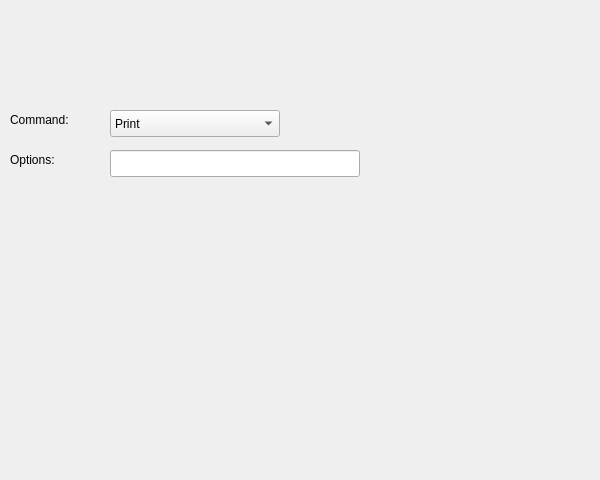
<ui version="4.0">
  <author></author>
  <comment></comment>
  <exportmacro></exportmacro>
  <class>QFitOutputActionWidget</class>
  <widget class="QWidget">
    <property name="geometry" >
      <rect>
        <x>0</x>
        <y>0</y>
        <width>600</width>
        <height>480</height>
      </rect>
    </property>
    <property name="windowTitle" >
      <string>QFitOutputActionWidget</string>
    </property>
    <widget class="QLabel" name="TextLabel2" >
      <property name="geometry" >
        <rect>
          <x>10</x>
          <y>110</y>
          <width>85</width>
          <height>20</height>
        </rect>
      </property>
      <property name="text" >
        <string>Command:</string>
      </property>
      <property name="wordWrap" >
        <bool>false</bool>
      </property>
    </widget>
    <widget class="QLabel" name="TextLabel3" >
      <property name="geometry" >
        <rect>
          <x>10</x>
          <y>150</y>
          <width>85</width>
          <height>20</height>
        </rect>
      </property>
      <property name="text" >
        <string>Options:</string>
      </property>
      <property name="wordWrap" >
        <bool>false</bool>
      </property>
    </widget>
    <widget class="QGo4LineEdit" name="OptionsEdit" >
      <property name="geometry" >
        <rect>
          <x>110</x>
          <y>150</y>
          <width>250</width>
          <height>27</height>
        </rect>
      </property>
    </widget>
    <widget class="QComboBox" name="CommandCombo" >
      <property name="geometry" >
        <rect>
          <x>110</x>
          <y>110</y>
          <width>170</width>
          <height>27</height>
        </rect>
      </property>
      <item>
        <property name="text" >
          <string>Print</string>
        </property>
      </item>
      <item>
        <property name="text" >
          <string>Print("Pars")</string>
        </property>
      </item>
      <item>
        <property name="text" >
          <string>Print("Ampls")</string>
        </property>
      </item>
      <item>
        <property name="text" >
          <string>Print("Results")</string>
        </property>
      </item>
      <item>
        <property name="text" >
          <string>Draw</string>
        </property>
      </item>
    </widget>
  </widget>
  <layoutdefault spacing="6" margin="11" />
  <customwidgets>
    <customwidget>
      <class>QGo4LineEdit</class>
      <extends>QLineEdit</extends>
      <header>QGo4LineEdit.h</header>
      <container>0</container>
    </customwidget>
  </customwidgets>
</ui>
